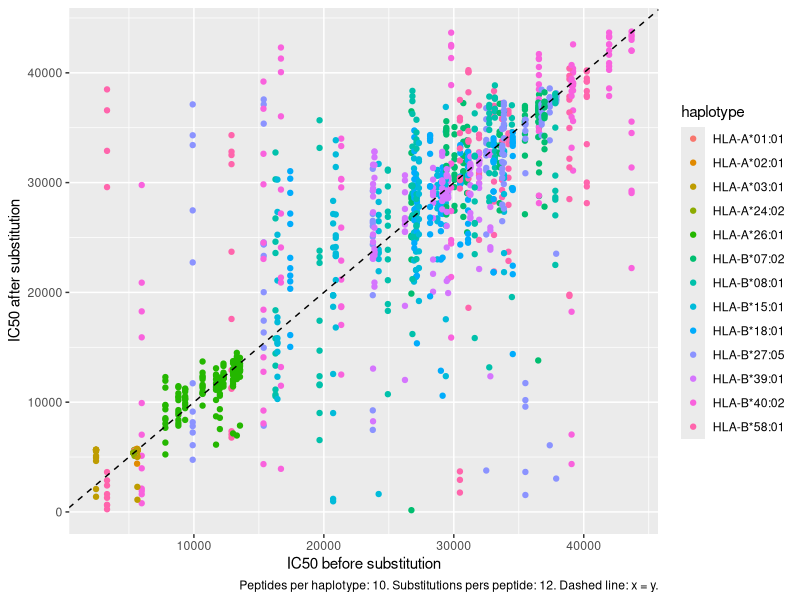
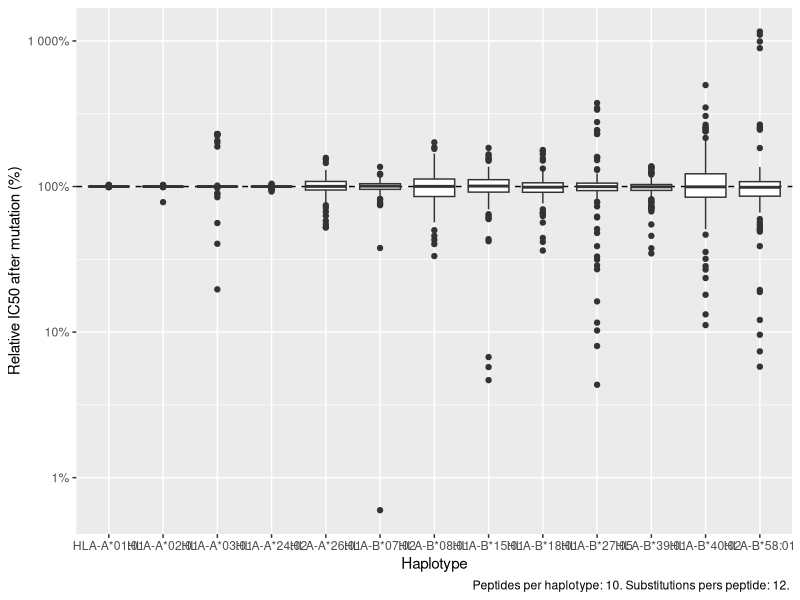
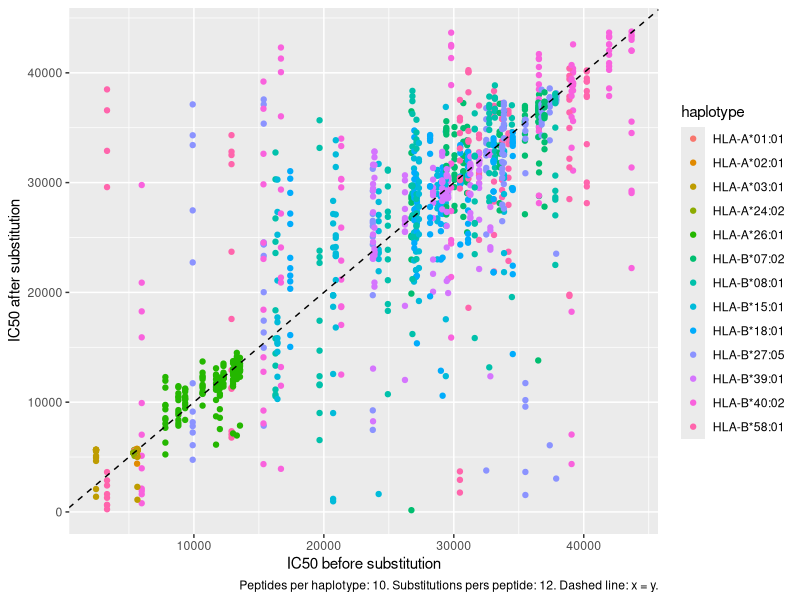
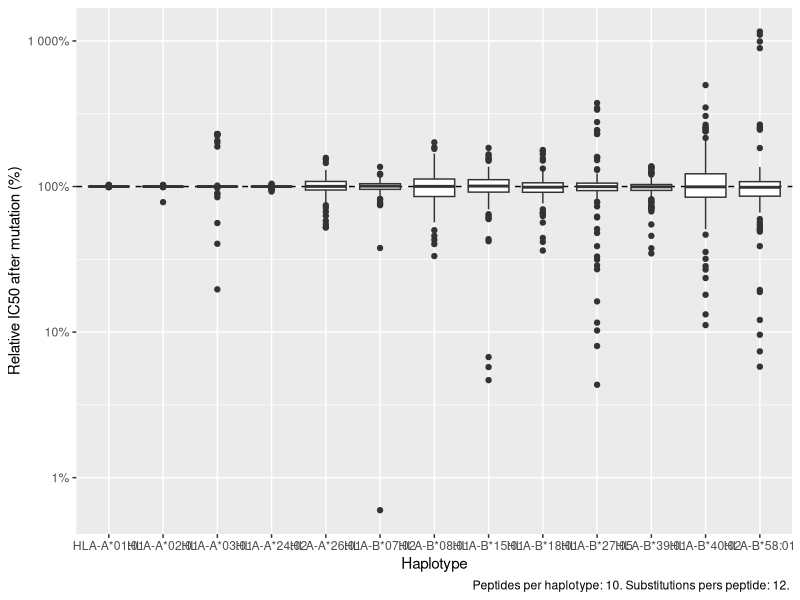

Generate these figures, in order, with R:
# Get the distributions of IC50s for random peptides per haplotype
suppressMessages(library(ggplot2))
suppressMessages(library(dplyr))
suppressMessages(library(testthat))

df <- readr::read_csv("delta_ic50s_per_haplotype.csv")

#  geom_segment(aes(x = from_ic50, y = from_ic50, xend = from_ic50, yend = to_ic50)) +

n_peptides <- length(unique(df$from_peptide))
n_muts <- length(unique(df$to_peptide)) / n_peptides



df$haplotype <- as.factor(df$haplotype)
ggplot(df, aes(color = haplotype)) +
  geom_point(aes(x = from_ic50, y = to_ic50)) +
  geom_abline(slope = 1, intercept = 0, lty = "dashed") +
  xlab("IC50 before substitution") +
  ylab("IC50 after substitution") +
  labs(
    caption = glue::glue(
      "Peptides per haplotype: {n_peptides}. ",
      "Substitutions pers peptide: {n_muts}. ",
      "Dashed line: x = y."
    )
  ); ggsave("delta_ic50s_per_haplotype.png", width = 7, height = 7)


expect_true(all(df$to_ic50 > 0.0))
expect_true(all(df$from_ic50 > 0.0))
df$ic50_changed <- df$to_ic50 / df$from_ic50

df$haplotype <- as.factor(df$haplotype)
ggplot(df, aes(x = haplotype, y = ic50_changed)) +
  geom_hline(yintercept = 1.0, lty = "dashed") +
  geom_boxplot() +
  xlab("Haplotype") +
  ylab("Relative IC50 after mutation (%)") +
  scale_y_log10(labels = scales::percent) +
  labs(
    caption = glue::glue(
      "Peptides per haplotype: {n_peptides}. ",
      "Substitutions pers peptide: {n_muts}. "
    )
  ); ggsave("delta_ic50s_per_haplotype_perc.png", width = 7, height = 7)
